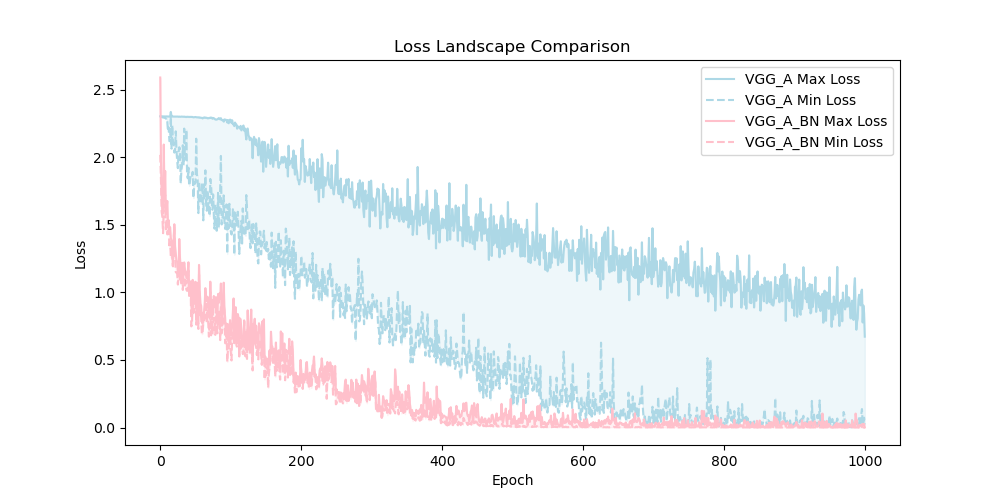

The script that saved this image:
import matplotlib.pyplot as plt
import os
import json

# 假设你已经有了四个数列：VGG_A 的 maxloss 和 minloss，以及 VGG_A_BN 的 maxloss 和 minloss
# 这些数列的长度应该相同
loss_vgg_a_max = [] 
loss_vgg_a_min = []  
loss_vgg_a_bn_max = []
loss_vgg_a_bn_min = []

with open("loss_data/vgg_a_0.1.json", 'r') as f:
    loss_a1 = json.load(f)

with open("loss_data/vgg_a_0.01.json", 'r') as f:
    loss_a2 = json.load(f)

with open("loss_data/vgg_a_bn_0.1.json", 'r') as f:
    loss_bn1 = json.load(f)

with open("loss_data/vgg_a_bn_0.01.json", 'r') as f:
    loss_bn2 = json.load(f)

for i in range(len(loss_a1)):
    l1 = float(loss_a1[i][-1])
    l2 = float(loss_a2[i][-1])
    loss_vgg_a_max.append(max(l1,l2))
    loss_vgg_a_min.append(min(l1,l2))


for i in range(len(loss_bn1)):
    l1 = float(loss_bn1[i][-1])
    l2 = float(loss_bn2[i][-1])
    loss_vgg_a_bn_max.append(max(l1,l2))
    loss_vgg_a_bn_min.append(min(l1,l2))


def plot_loss_landscape(loss1_max, loss1_min, loss2_max, loss2_min, label1='VGG_A', label2='VGG_A_BN', figures_path='./figures'):
    plt.figure(figsize=(10, 5))
    
    plt.plot(loss1_max, label=f'{label1} Max Loss', color='lightblue')
    plt.plot(loss1_min, label=f'{label1} Min Loss', color='lightblue', linestyle='--')
    plt.fill_between(range(len(loss1_max)), loss1_min, loss1_max, color='lightblue', alpha=0.2)

    plt.plot(loss2_max, label=f'{label2} Max Loss', color='pink')
    plt.plot(loss2_min, label=f'{label2} Min Loss', color='pink', linestyle='--')
    plt.fill_between(range(len(loss2_max)), loss2_min, loss2_max, color='pink', alpha=0.2)
    
    plt.title('Loss Landscape Comparison')
    plt.xlabel('Epoch')
    plt.ylabel('Loss')
    plt.legend()
    plt.savefig('loss_landscape.png')
    plt.close()

# 调用函数绘制损失景观
plot_loss_landscape(loss_vgg_a_max, loss_vgg_a_min, loss_vgg_a_bn_max, loss_vgg_a_bn_min)